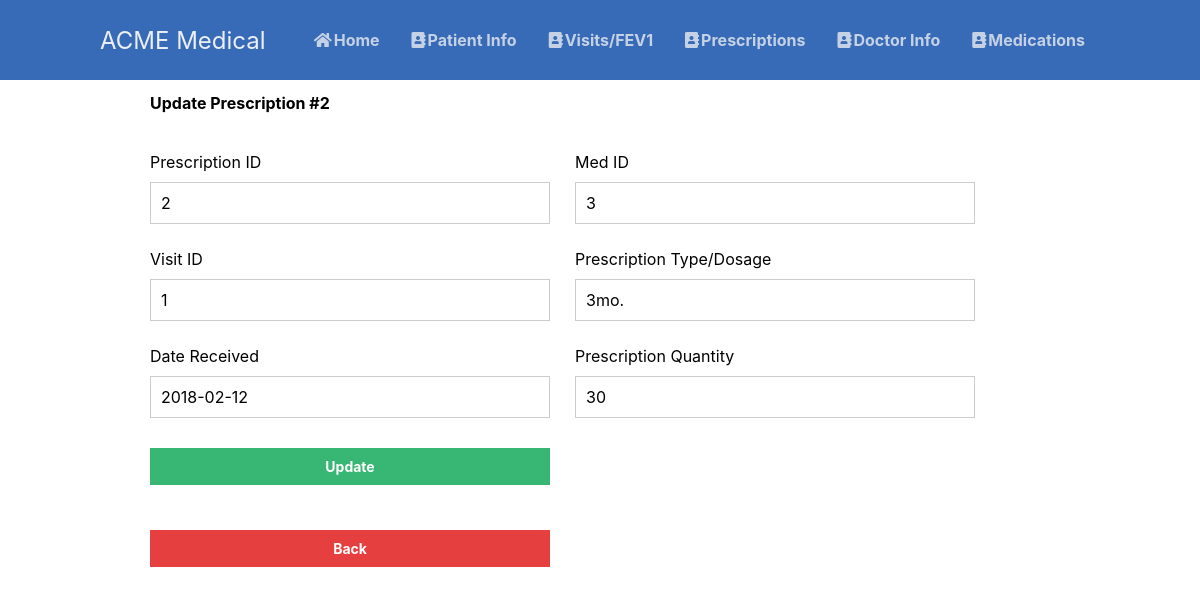
The app's page /scripts/prescription_table/prescriptionUpdate.php?presc_id=2 with its own data.
### tables this page shows
CREATE TABLE prescriptions
(presc_id INT AUTO_INCREMENT NOT NULL,
med_id INT NOT NULL,
visit_id INT NOT NULL,
presc_dosage VARCHAR(50),
presc_quantity INT NOT NULL,
date_received DATE,
PRIMARY KEY (presc_id),
FOREIGN KEY (med_id) REFERENCES medications (med_id) ON DELETE CASCADE,
FOREIGN KEY (visit_id) REFERENCES visits (visit_id) ON DELETE CASCADE);

### scripts/prescription_table/prescriptionUpdate.php (the view, shortened to what this page needs)
<?php
@include_once (APP_ROOT.APP_FOLDER_NAME . '/scripts/functions.php');
$pdo = pdo_connect_mysql();
if (isset($_GET['presc_id'])) {
    $stmt = $pdo->prepare('SELECT * FROM prescriptions WHERE presc_id = ?');
    $stmt->execute([$_GET['presc_id']]);
    $prescription = $stmt->fetch(PDO::FETCH_ASSOC);
} else {
    exit('No ID specified!');
}
?>
<?=template_header('Read')?>
<div class="content update">
	<h2>Update Prescription #<?=$prescription['presc_id']?></h2>
    <form action="prescriptionUpdate.php?presc_id=<?=$prescription['presc_id']?>" method="post">
        <label for="presc_id">Prescription ID</label>
        <label for="med_id">Med ID</label>
        <input type="text" name="presc_id" value="<?=$prescription['presc_id']?>" id="presc_id">
        <input type="text" name="med_id" value="<?=$prescription['med_id']?>" id="med_id">
        <label for="visit_id">Visit ID</label>
        <label for="presc_dosage">Prescription Type/Dosage</label>
        <input type="text" name="visit_id" value="<?=$prescription['visit_id']?>" id="visit_id">
        <input type="text" name="presc_dosage" value="<?=$prescription['presc_dosage']?>" id="presc_dosage">
        <label for="date_received">Date Received</label>
        <label for="presc_quantity">Prescription Quantity</label>
        <input type="text" name="date_received" value="<?=$prescription['date_received']?>" id="date_received">
        <input type="text" name="presc_quantity" value="<?=$prescription['presc_quantity']?>" id="date_received">
        <input type="submit" value="Update">
    </form>
    <button onclick="window.history.back()" class="back-button">Back</button>
</div>
<?=template_footer()?>

### styles/style.css (style rules this page uses)
* { box-sizing: border-box; font-family: -apple-system, BlinkMacSystemFont, "segoe ui", roboto, oxygen, ubuntu, cantarell, "fira sans", "droid sans", "helvetica neue", Arial, sans-serif; font-size: 16px; -webkit-font-smoothing: antialiased; -moz-osx-font-smoothing: grayscale; }
body { background-color: #FFFFFF; margin: 0; }
.content { width: 75%; margin: 0 auto; }
.update form { padding: 15px 0; display: flex; flex-flow: wrap; }
.update form label { display: inline-flex; width: 400px; padding: 10px 0; margin-right: 25px; }
.update form input { padding: 10px; width: 400px; margin-right: 25px; margin-bottom: 15px; border: 1px solid #cccccc; }
.update form input[type="submit"] { display: block; background-color: #38b673; border: 0; font-weight: bold; font-size: 14px; color: #FFFFFF; cursor: pointer; width: 400px; margin-top: 15px; }
.back-button { padding: 10px; text-align: center; text-decoration: none; display: block; background-color: #e53f3f; border: 0; font-weight: bold; font-size: 14px; color: #FFFFFF; cursor: pointer; width: 400px; margin-top: 15px; }

### records on screen
prescriptions: presc_id "2", med_id "3", visit_id "1", presc_dosage "3mo.", date_received "2018-02-12", presc_quantity "30"
